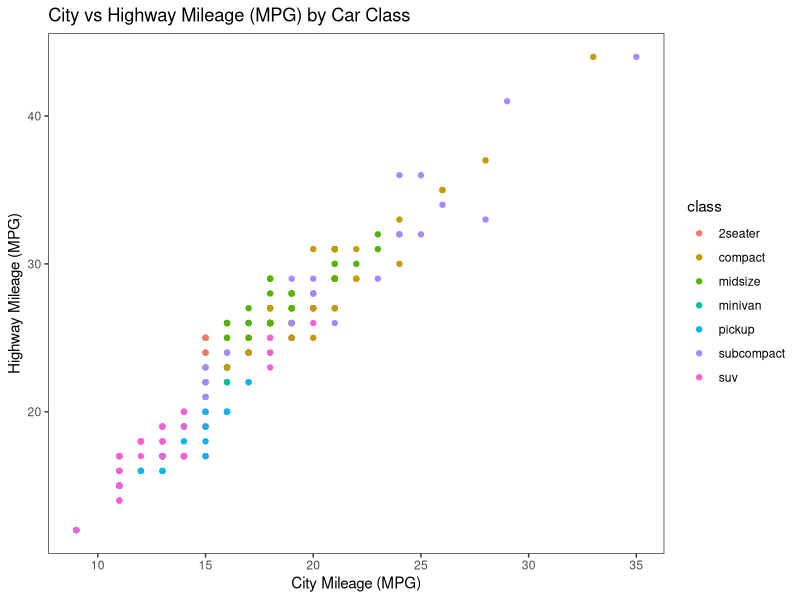
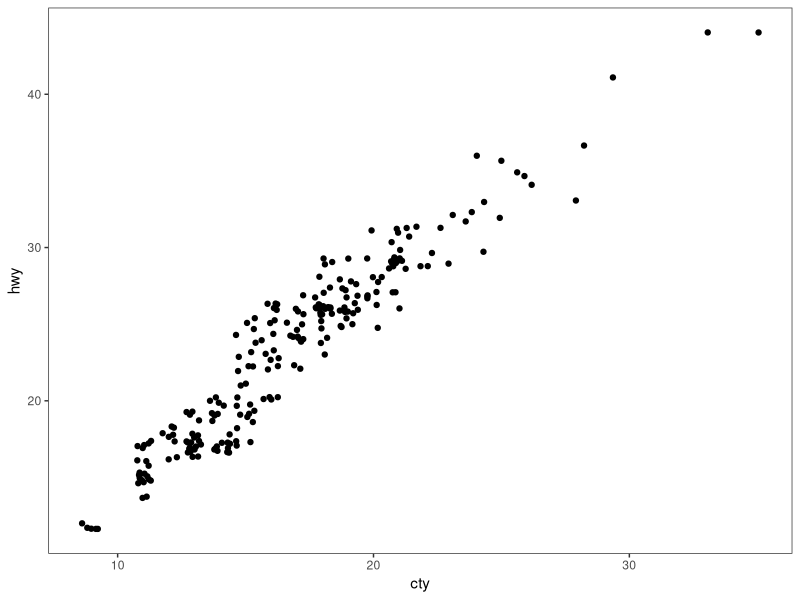
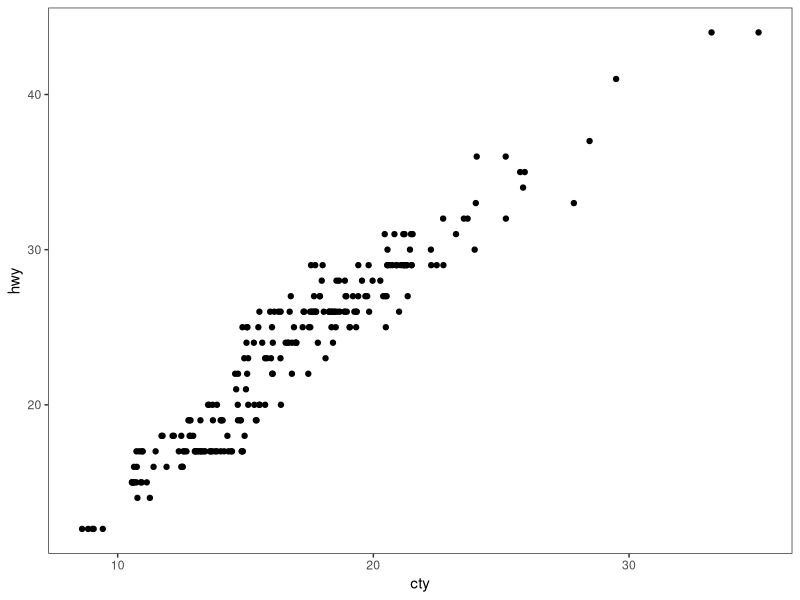
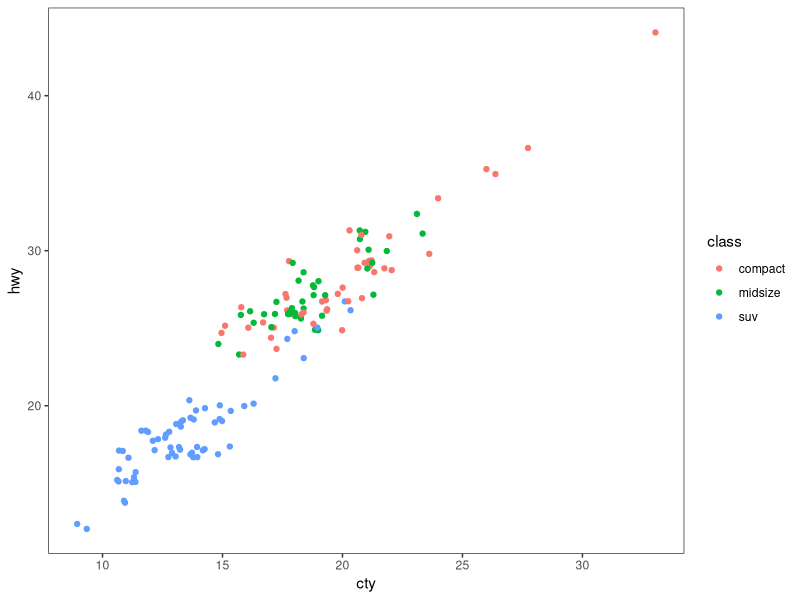
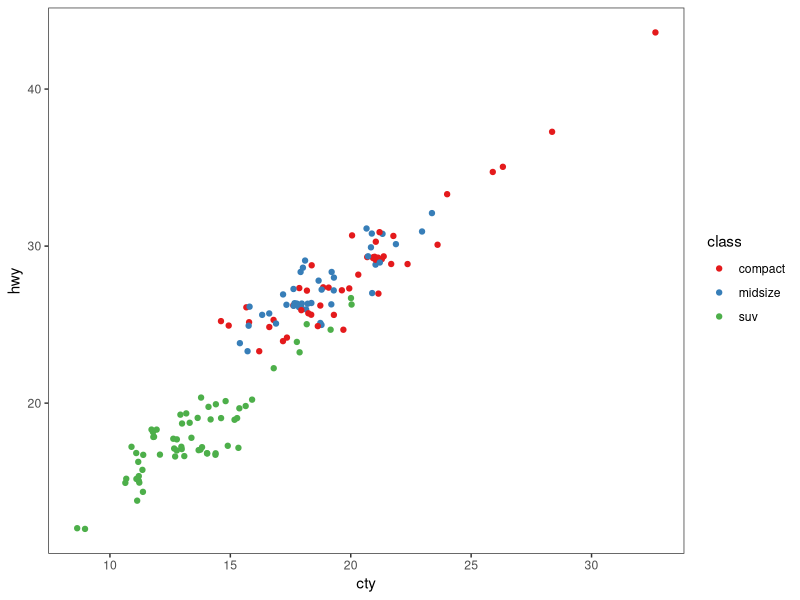
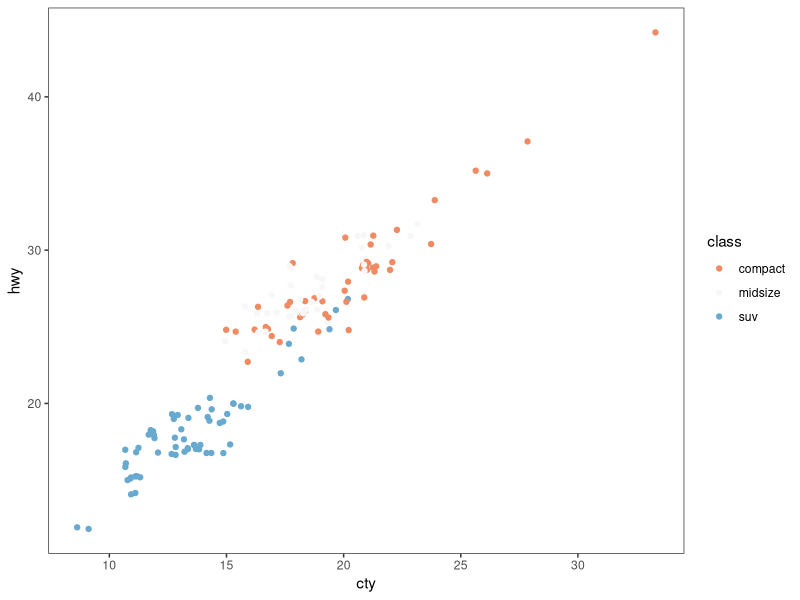
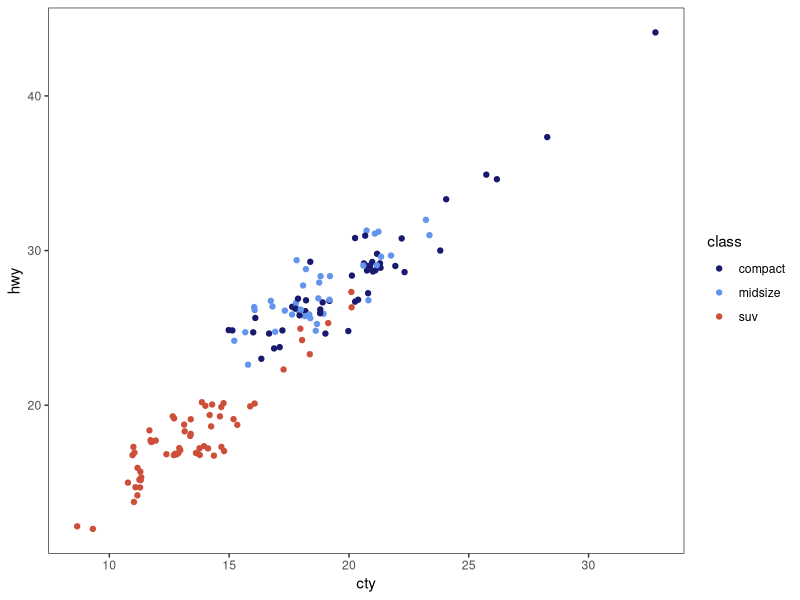
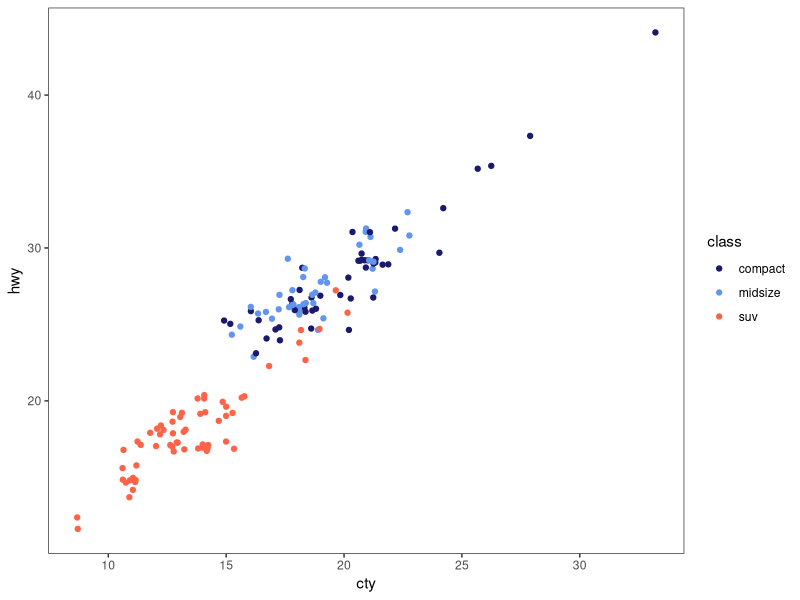

The R source for these figures, in order:
# ---------------------------------------------------------- #
#### MODULE 3: Plot even more data!                       ####               
# ---------------------------------------------------------- #

## OBJECTIVE:
# 1. To develop a "grammar of graphics".
# 2. To become comfortable using ggplot2 for exploratory data visualization.


# ---------------------------------------------------------- #
#### SET UP:                                              ####
# ---------------------------------------------------------- #
# REMINDER: In RStudio, open the Rproject for our course (UNCG_DataWrangling), 
# pull any changes from GitHub, and navigate to the branch you created for 
# yourself (just a single branch for the whole semester) in RStudio's Git tab.
# Open this week's assignment in this new branch to complete and submit on GitHub.
# Ideally, you'll commit your answers a bit at a time as you work through
# this assignment, rather than committing all at once at the end.

# Reminder of some helpful resources for graphing in R:
# ggplot Cookbook: http://www.cookbook-r.com/Graphs/
# Official ggplot2 Book: https://ggplot2-book.org/
# Themes in ggplot2: https://ggplot2-book.org/polishing.html#themes

# In ggplot2, aesthetic means “something you can see”. Each aesthetic is a
# mapping between a visual cue and a variable.
# Examples include:
# position (i.e., on the x and y axes)
# color (“outside” color)
# fill (“inside” color)
# shape (of points)
# line type
# size

# Each type of geometric object (geom) accepts only a subset of all aesthetics.
# Refer to the geom help pages to see what mappings each geom accepts. Aesthetic
# mappings are set with the aes() function.

# TASK: We will be using the ggplot2 package for graphing. Fortunately, ggplot2 
# is nested within the tidyverse package (along with many others).
# Start by writing code to load the tidyverse library.
# HINT: see the end of assignment #1 if you forgot how to load a package.


library(tidyverse)

# TASK: Write code below to set your theme to black and white and both your major
# AND minor gridlines to element_blank for all plots you'll be making today.
# HINT: Check back to last week's assignment section 1.9 for setting themes for
# all plots.

theme_set(theme_bw() + theme(panel.grid.major = element_blank(),
                             panel.grid.minor = element_blank()))

# ---------------------------------------------------------- #
#### 1.0 CORRELATION                                      ####
# ---------------------------------------------------------- #

# We learned how to make correlations last week, but it never hurts to get
# more practice! Let's start by using a data set built into ggplot2.
# The mpg dataset looks at the gas efficiency of different cars. Run the following
# code to load the data:
data(mpg, package = "ggplot2")

# TASK: Create a scatterplot (i.e., a dot plot) to relate city and highway mileage.
# Color the points by the class of car (class column) and label the x and y axis 
# to be more informative (City Mileage (MPG) vs Highway Mileage (MPG)).
# HINT: Refer back to last week's assignment or the ggplot help resources if you 
# forget how to make a scatterplot.

ggplot(mpg, aes(x = cty, y = hwy, color = class)) + 
  geom_point() +
  labs(x = "City Mileage (MPG)", y = "Highway Mileage (MPG)", title = "City vs Highway Mileage (MPG) by Car Class")

# Looks alright, but the graph may be hiding some information...
# QUESTION: How many data points are in the mpg dataframe?
##ANSWER: There are 234 data points in the mog dataframe.

# QUESTION: Approximately how many dots are in the graph you just made? How does
# that compare to the number of observations in the dataframe?
##ANSWER: There are 78 dots in the graph, this is less than the 234 observations in the dataset. 

# Try another correlation-focused geom that addresses this problem by running
# the following code:
ggplot(data=mpg, aes(x=cty, y=hwy)) + 
  geom_jitter()


# QUESTION: What happened when you created the plot with geom_jitter?
##ANSWER: It changes to a similar scatterplot, but without graphing cars by class and color and with all of the datapoints included. 

# QUESTION: Run the code to create a plot using geom_jitter a second time. Then run it
# again and again. What happens each time? Why is this happening?
##ANSWER: Each time i run the code, the datapoints shift slightly. This is because geom_jitter shifts individual points slightly so that all individual points are visible even those that have the same value. 

# TASK: The default in geom_jitter is to jitter (or slightly move) the points away
# from each other in both the x and y directions. Check the help file for geom_jitter
# and write code below to make a graph where you jitter points in only the x-dimension
# by 0.5.

ggplot(data=mpg, aes(x=cty, y=hwy)) + 
  geom_jitter(width = 0.5, height = 0)


# ---------------------------------------------------------- #
#### 1.1 DETOUR! COLORS, COLORS, COLORS                   ####
# ---------------------------------------------------------- #

# Our world is so colorful, and our graphs can be too! But we want to be mindful
# of our color choices to not only be beautiful, but also informative and accessible.

# TASK: Create a new dataframe that filters our mpg data down to only information
# for car classes compact, midsize, and suv using an %in% statement. Name your 
# new dataframe mpgSubset.
# HINT: Refer back to the Transform assignment if you want help with %in% (or 
# try googling!)

mpgSubset <- mpg %>% filter(class %in% c("compact", "midsize", "suv"))

# ggplot has lots of nice (and some not so nice) built-in color palettes that we 
# can use to fill our bars with color. Try running the following code:
ggplot(data=mpgSubset, aes(x=cty, y=hwy, color=class)) +
  geom_jitter()

# The code above supplies us with ggplot's default color palette, which I find not
# so pleasing. Let's try to change this!

# We can add a statement specifying the scale of colors we would prefer. One way
# to do this is to use other pre-set palettes from ggplot. Run the code below to 
# ask ggplot to use the color brewer's palette called Set 1.
ggplot(data=mpgSubset, aes(x=cty, y=hwy, color=class)) +
  geom_jitter() +
  scale_color_brewer(palette="Set1")

# Alternatively, we could use the "RdBu" palette:
ggplot(data=mpgSubset, aes(x=cty, y=hwy, color=class)) +
  geom_jitter() +
  scale_color_brewer(palette="RdBu")

# QUESTION: Investigate the color brewer's range of palettes at this website: 
# https://r-graph-gallery.com/38-rcolorbrewers-palettes.html
# What do you notice about the colors chosen from each of the palettes that we
# used above? (i.e., does it use the first three colors in the palette? The last
# three? Some other combination?)
##ANSWER: For the "Set1" color palette, it uses the first 3 colors. For the "RdBu" color palette, it uses a combination of colors in the "middle" of the palette, one on the red side (light orange), one white, and one on the blue side (light blue).

# We could also pick out EXACTLY which colors we want for our figure. 
# There are 4 main ways to specify colors in R:
### by name
### by number
### by Hex code
### with the rgb() function

# By Name: R allows you to call more than 600 colors by name! Run the following
# code to see a list:
colors()

# We can put in the colors we chose for each variable by adding the 
# scale_color_manual() function to our plot. Try it out by running the following
# code:
ggplot(data=mpgSubset, aes(x=cty, y=hwy, color=class)) +
  geom_jitter() +
  scale_color_manual(values=c('midnightblue', 'cornflowerblue', 'tomato3'))


# You can also chose colors by number, which are assigned in R.

# TASK: Copy and paste the code to make our scatterplot and replace the color names
# with three numbers of your choice (between 1 and 657). How does your new figure look?
# HINT: remember to remove the quotation marks when calling numbers.


# QUESTION: How do you think you could figure out which color name belongs to
# each color number?
# HINT: Try creating a dataframe from color() by passing it into the
# as.data.frame() function.


# You can also chose colors by Hex code. A Hex color code is a 6-symbol code made
# of up to three 2-symbol elements (6 symbols in length all together). Each of 
# the 2-symbol elements represents a color value in the Red-Green-Blue (RGB) color
# scale from 0 to 255. Hex codes are written with a # in front of them. Let's try
# out calling our colors using hex code.
ggplot(data=mpgSubset, aes(x=cty, y=hwy, color=class)) +
  geom_jitter() +
  scale_color_manual(values=c('#191970', '#6495ED', '#FF6347'))

# There are two great things about hex codes. First, you can call ANY color you 
# want with a hex code. That is, you're not limited to the 657 colors that are
# in ggplot. By specifying the color by hex code, you can pick literally anything!

# TASK: Google the search term "color picker". This should bring up google's color
# picker (in addition to a billion other color picking websites). Use this color
# picker to generate the hex codes for three new colors of your choice. Then copy
# and paste the above code, replacing the hex codes with your color choices.
ggplot(data=mpgSubset, aes(x=cty, y=hwy, color=class)) +
  geom_jitter() +
  scale_color_manual(values=c('#f274ab', '#c4a2f5', '#a2c0f5'))

# The second great thing about hex codes is that you can control the transparency
# of your colors. Transparency is set in a hex code by adding two extra symbols
# to the end, which together make up the "alpha" element. Adding 00 to the end 
# of your hex code will make your color completely transparent, while adding FF 
# to the end will make it completely opaque. Any number/letters in-between will 
# result in partial transparency. You can find a complete list of transparencies
# between 0-100% here: https://gist.github.com/lopspower/03fb1cc0ac9f32ef38f4

# TASK: Try out transparency by copying and pasting your graph code below and
# adding the alpha element to the end of each of your hex codes to make your
# first color 0% transparent, your second color 50% transparent, and your third
# color 100% transparent.

ggplot(data=mpgSubset, aes(x=cty, y=hwy, color=class)) +
  geom_jitter() +
  scale_color_manual(values=c('#f274abFF', '#c4a2f580', '#a2c0f500'))

# QUESTION: What happened to the point that you set to 100% transparent?
##ANSWER: The points are not visible on the graph. 

# Finally, we can set our colors using the rgb() function. This operates very
# similarly to the hex code, where you can pick exactly the color and transparency
# you want. Try it out by running the following code:
ggplot(data=mpgSubset, aes(x=cty, y=hwy, color=class)) +
  geom_jitter() +
  scale_color_manual(values=c(rgb(.10, .10, .44, 1), rgb(.39, .58, .93, 1), rgb(1.0, .39, .28, 1)))

# TASK: Modify the above code to make all of your points 50% transparent.

ggplot(data=mpgSubset, aes(x=cty, y=hwy, color=class)) +
  geom_jitter() +
  scale_color_manual(values=c(rgb(.10, .10, .44, 0.5), rgb(.39, .58, .93, 0.5), rgb(1.0, .39, .28, 0.5)))

# There are so many inventive and artistic people in the world who have expanded
# the offerings for colors in ggplot. Check out some notable ones listed below
# when choosing colors for this assignment.
### Color-blind friendly palettes: https://github.com/JLSteenwyk/ggpubfigs
### Color palettes from vintage National Parks posters: https://github.com/katiejolly/nationalparkcolors
### Color palettes based on Wes Anderson movies: https://github.com/karthik/wesanderson
### Color palettes from famous Dutch paintings: https://github.com/EdwinTh/dutchmasters


# ---------------------------------------------------------- #
#### 1.2 DETOUR! LEGENDS                                  ####
# ---------------------------------------------------------- #

# When you specify colors in your ggplot code, R throws in a bonus legend for free!
# However, this legend is often not as clear or visually appealing as we might 
# prefer. But as with all geometric objects in ggplot, legends can be easily altered.

# Run the following code to create a scatter plot. Feel free to modify the colors
# as you prefer!
ggplot(data=mpgSubset, aes(x=cty, y=hwy, color=class)) +
  geom_jitter() +
  scale_color_manual(values=c('#f274ab', '#73faff', '#ffd663'))

# QUESTION: Where did ggplot get the legend title and values from?
##ANSWER: It got it from the names of the columns used for the aesthetic values. 

# We could change the title and values in our legend by altering the dataframe
# we are passing into ggplot. But that seems a bit drastic. Instead, we can 
# lean on the same code that specifies our color picks to alter the legend text.
# Try it out by running the following code:
ggplot(data=mpgSubset, aes(x=cty, y=hwy, color=class)) + 
  # Creates a plot from the mpgSubset dataset and assigns cit and hwy to 
  # the x and y values and class to color.
  geom_jitter() + 
  # Creates a scatterplot with the jitter function that adds variation to the
  # points, preventing overlap. 
  scale_color_manual(values=c('#FCBA03', '#380754', '#496916'),
                     # Assigns tolors to the classes of cars in the dataset. 
                     name='Class of Car', 
                     # Names the plot legend for class.
                     breaks=c('suv', 'midsize', 'compact'), 
                     # Picks the data values from the class column and
                     # determines their display order.
                     labels=c('SUV', 'Midsize', 'Compact'))
                    # Assigns labels to the classes in the legend. 
                    

# TASK: Label each line of the code above with what it is doing.
# HINT: Check the scale_color_manual help file or ggplot Cookbook for more info.


# IMPORTANT: It is important to pay attention to the order you provide ggplot with 
# your color choices and legend labels! Try running the following code:
ggplot(data=mpgSubset, aes(x=cty, y=hwy, color=class)) + 
  geom_jitter() + 
  scale_color_manual(values=c('#FCBA03', '#380754', '#496916'), 
                     name='Class of Car', 
                     breaks=c('suv', 'midsize', 'compact'), 
                     labels=c('Compact', 'SUV', 'Midsize')) 


# QUESTION: What is wrong with the code above? Why is it so important to be
# careful with the order you pass information into ggplot?
##ANSWER: The code above has a different order for the classes and their respective labels (ie. suv = Compact, midsoze = SUV, compact = Midsize in the legend). It's important to check the order of your code to make sure that it is labelled correctly.

# While changing the legend text and factor order takes place in the scale_color_manual
# step, moving the legend around on the graph page is part of the graph theme. We
# can try this out using the code below:
ggplot(data=mpgSubset, aes(x=cty, y=hwy, color=class)) + 
  geom_jitter() + 
  theme(legend.position='top')


# TASK: Modify the code above to have the legend display along the bottom of
# the figure.
ggplot(data=mpgSubset, aes(x=cty, y=hwy, color=class)) + 
  geom_jitter() + 
  theme(legend.position='bottom')

# We can also have the legend located within the area of the graph itself! We can 
# do this by specifying the coordinates for where the legend should go within the
# graph axes. First we set the legend position and then we set the anchoring 
# position by justifying the legend.
### bottom left: 0,0
### bottom right: 1,0
### top left: 0,1
### top right: 1,1

# Try it out by running the following code:
ggplot(data=mpgSubset, aes(x=cty, y=hwy, color=class)) + 
  geom_jitter() + 
  theme(legend.position=c(1,0), legend.justification=c(1,0))

# QUESTION: What happens if you don't include the code for legend justification
# above?
ggplot(data=mpgSubset, aes(x=cty, y=hwy, color=class)) + 
  geom_jitter()

##ANSWER: The legend appears on the right side of the graph, making the graph narrow and more difficult to interpret. 

# TASK: Copy and paste the code from above. Modify it to place the legend in the
# upper left part of the graph.

ggplot(data=mpgSubset, aes(x=cty, y=hwy, color=class)) + 
  geom_jitter() + 
  theme(legend.position=c(0,1), legend.justification=c(0,1))

# Finally, we might want to remove the legend altogether! We would do so by
# modifying the theme as well. 

# TASK: Check the ggplot cookbook to find the legends section. Read what it says 
# about removing the legend. Then copy and paste the graph code from above. Modify
# the code to remove the legend.

ggplot(data=mpgSubset, aes(x=cty, y=hwy, color=class)) + 
  geom_jitter() + 
  theme(legend.position = "none")


# ---------------------------------------------------------- #
#### 2.0 DEVIATION                                        ####
# ---------------------------------------------------------- #

# Used to compare variation in values between small number of items (or categories) 
# with respect to a fixed reference.

# Whether the graphical type is a deviation graph or a composition graph (or a 
# ranking graph) may depend on the underlying data structure.

# We used geom_bar() last week with factor data to create a bar graph. But
# geom_bar() is a bit tricky because it can make EITHER a bar graph or a histogram
# depending on the data you give it. The default of geom_bar() is to set stat to 
# count so if you give it just a continuous x value, it will make a histogram. Try
# it with the following code:
ggplot(data=mpg, aes(x=hwy)) + 
  geom_bar()

# In order to have the geom create bars and not a histogram, you must:
# 1) Set stat = identity
# 2) Provide both an x and a y inside the aes(), where x is either a character 
# or factor and y is numeric.

# TASK: Create a dataframe of summary statistics for the mpg data, calculating the
# mean, standard deviation, and standard error for highway mpg grouping by class.
# Name the resulting dataframe highwayMPG and your new variables hwy_mean, hwy_sd,
# and hwy_se.
# HINT: Look back at the Transform assignment if you forget how to summarize the
# data. Also recall, standard error = 1.96*standard deviation.

highwayMPG <- mpg %>% group_by(class) %>% 
  summarize(hwy_mean = mean(hwy), hwy_sd = sd(hwy), hwy_se = 1.96 * hwy_sd) %>% ungroup()

# TASK: Create a bar graph showing the average highway MPG on the y-axis and 
# car class on the x-axis. Fill the bars by class. Add in error bar caps that are 20%
# the width pf the bars.
# HINT: Don't forget to change stat from the default in your geom_bar() statement!

ggplot(highwayMPG, aes(x = class, y = hwy_mean, fill = class)) +
         geom_col() +
         geom_errorbar(aes(ymin = hwy_mean - hwy_se,
                           ymax = hwy_mean + hwy_se), width = 0.2) 

# ---------------------------------------------------------- #
#### 2.1 DETOUR! COLORS AND LEGENDS, AGAIN                ####
# ---------------------------------------------------------- #

# Recall that some geometric elements require fills instead of (or sometimes in
# addition to) colors.

# TASK: Create a bar graph with the mpg summary stats with the following parameters:
# (1) Black bar outline
# (2) Bars filled with the color brewer palette "Dark2" using the scale_fill_manual
#     statement
# (3) No legend
# (4) Informative x- and y-axis labels. 
# HINT: Carefully consider whether your color and/or fill should go within an aes() 
# statement, the scale_fill_manual or scale_color_manual statements, or neither.
# If in doubt, try a bunch of ways until it looks how we want it. And consult 
# your helpful ggplot resources on the web.

ggplot(highwayMPG, aes(x = class, y = hwy_mean, fill = class)) +
  geom_col(color = "black") + 
  scale_fill_brewer(palette="Dark2") +
  theme(legend.position = "none") +
  labs(x = "Car Class", y = "Average Highway MPG")

# ---------------------------------------------------------- #
#### 2.2 DETOUR! AXIS MODIFICATIONS                       ####
# ---------------------------------------------------------- #

# Run the following code, feeling free to modify colors as you prefer:
ggplot(data=highwayMPG, aes(x=class, y=hwy_mean, fill=class)) +
  geom_bar(stat='identity') 

# QUESTION: Where is ggplot getting the x-axis tick labels from?
##ANSWER: It is getting the x axis labels from the class column.

# Often our tick labels are not the best. We can modify them to be more informative
# or visually appealing by directly modifying the dataframe, but again this feels
# a bit extreme. Instead, we can directly modify the scale of the axis. For axes
# that deal with categories, we are setting the discrete scale. Try it out by
# running the following code:
ggplot(data=highwayMPG, aes(x=class, y=hwy_mean, fill=class)) +
  geom_bar(stat='identity') +
  scale_x_discrete(labels=c('sport', 'compact', 'midsize', 'minivan', 'pickup', 'subcompact', 'SUV'))

# We can also change the scale of the continuous axes, including how large they are
# and where the tick marks fall as follows:
ggplot(data=highwayMPG, aes(x=class, y=hwy_mean, fill=class)) +
  geom_bar(stat='identity') +
  scale_y_continuous(breaks=seq(0, 50, 10)) +
  coord_cartesian(ylim=c(0,50))

# QUESTION: Try running the code above without the coord_cartesian() statement. 
# What is surprising about the resulting graph? Based on this result, what do you
# think the coord_cartesian() statement does?
ggplot(data=highwayMPG, aes(x=class, y=hwy_mean, fill=class)) +
  geom_bar(stat='identity') +
  scale_y_continuous(breaks=seq(0, 50, 10)) 

##ANSWER: I think coord_cartesian() sets the visual range of the plot.

# We can also add a statement into the scale discrete or continuous statements
# to name our axes, rather than putting in a whole separate step of xlab() or ylab().
# Try it out with the following code:
ggplot(data=highwayMPG, aes(x=class, y=hwy_mean, fill=class)) +
  geom_bar(stat='identity') +
  scale_x_discrete(name='Class of Car') +
  scale_y_continuous(name='Mean Highway MPG')


# Finally, we can flip our axes easily in ggplot as follows:
ggplot(data=highwayMPG, aes(x=class, y=hwy_mean, fill=class)) +
  geom_bar(stat='identity') +
  coord_flip()


# TASK: Let's put it all together. Make a graph of the mpg summary stats with the
# following specifications:
# (1) color by class of car using a color scheme of your choice (not the default)
# (2) plot the class of car on the x-axis and the highway MPG on the y axis
# (3) include better names for the x- and y-axis titles
# (4) include better names for the car classes
# (5) set the scale of the highway mpg to run from 0 to 30 with breaks every 5 
# (6) flip your axes
# (7) remove the legend

ggplot(highwayMPG, aes(x = class, y = hwy_mean, fill = class)) +
  geom_bar(stat = 'identity') +
  scale_fill_brewer(palette = "Set3") +
  labs(x = "Car Class", y = "Average Highway MPG") +
  scale_x_discrete(labels=c('Sport', 'Compact', 'Midsize', 'Minivan', 'Pickup', 'Subcompact', 'SUV')) +
  scale_y_continuous(limits = c(0, 30), breaks = seq(0, 30, 5)) +
  coord_flip() +
  theme(legend.position = "none")


# ---------------------------------------------------------- #
#### 3.0 RANKING                                          ####
# ---------------------------------------------------------- #
# Used to compare the position or performance of multiple items with respect to 
# each other. Actual values matters somewhat less than the ranking.

# TASK: Create a dataframe of summary statistics for the mpg data, calculating the
# mean, standard deviation, and standard error for CITY mpg grouping by class.
# Name the resulting dataframe cityMPG and your new variables city_mean, city_sd,
# and city_se.
# HINT: Look back at the Transform assignment if you forget how to summarize the
# data. Also, standard error = 1.96*standard deviation.

cityMPG <- mpg %>% group_by(class) %>% 
  summarize(city_mean = mean(cty), city_sd = sd(cty), city_se = 1.96 * sd(cty)) %>% ungroup()
  
# Now we want to plot our data in order from smallest to largest city MPG to get
# a ranking. To do so, we need to use the reorder() function to rearrange the data
# going into our x-axis.
ggplot(cityMPG, aes(x=reorder(class, city_mean), y=city_mean)) + 
  geom_bar(stat="identity")

# TASK: Recreate the above ranking figure to include the following:
# (1) class of car on the x-axis with informative axis and tick labels
# (2) MPG ordered from highest to lowest (hint: try google if you're unsure)
# (3) bars with dary grey outlines and filled by class with your favorite color scheme
# (4) error bars with end caps 30% the width of the bars
# (5) y-axis from 0 to 30 with tick marks every 5
# (6) no legend.

ggplot(cityMPG, aes(x=reorder(class, -city_mean), y=city_mean, fill = class)) + 
  scale_y_continuous(limits = c(0, 30), breaks = seq(0, 30, 5)) +
  scale_x_discrete(labels=c('Subcompact', 'Compact', 'Midsize', 'Minivan', 'Sport', 'SUV', 'Pickup')) +
  geom_col(color = "darkgrey") +
  scale_fill_brewer(palette = "Set3") +
  geom_errorbar(aes(ymin = city_mean - city_se, ymax = city_mean + city_se), width = 0.3) +
  theme(legend.position = "none") +
  labs(x = "Car Class", y = "Average City MPG")

# ---------------------------------------------------------- #
#### 4.0 DISTRIBUTION                                     ####
# ---------------------------------------------------------- #
# When you have lots and lots of data points and want to study where and how the
# data points are distributed.

# Histograms can be accomplished with either geom_bar() or geom_histogram()
ggplot(mpg, aes(hwy)) + 
  geom_histogram()

# TASK: Recreate the graph above, but using geom_bar() instead


# TASK: Try making a histogram with the categorical variable 'manufacturer'.
# What error message do you get?


# QUESTION: What happens when you follow the advice of the error message and 
# make stat='count'?
ggplot(mpg, aes(manufacturer)) + 
  geom_histogram(stat="count")


# TASK: Make a boxplot comparing the distribution of cty (city mileage) for
# each class of car.
# HINT: Look back to last week if you forget how to make a boxplot.


# We can also make a different type of distribution, a violin plot using the 
# geom_violin statement as follows:
ggplot(mpg, aes(x=class, y=cty)) + 
  geom_violin()

# QUESTION: What does a violin plot show? Check google if you're unsure.


# ---------------------------------------------------------- #
#### 5.0 COMPOSITION                                      ####
# ---------------------------------------------------------- #
# Bar charts and pie charts are classic ways of showing composition of a dataset.

# TASK: Let's get some data for this task by determining the number of cars from 
# each car manufacturer in our mpg dataframe. We can do this as follows:
manufacturerFreq <- mpg %>% 
  group_by(manufacturer) %>% 
  summarize(frequency=length(manufacturer)) %>% 
  ungroup()

# TASK: Make a bar graph of the number of cars (frequency) by manufacturer using
# the dataframe we created above.


# We can switch the bar chart you created above into a pie chart simply by changing
# the coordinate system through a series of steps as follows:

ggplot(manufacturerFreq, aes(x=manufacturer, y=frequency)) +
  geom_bar(stat="identity") +
  coord_polar()

ggplot(manufacturerFreq, aes(x=manufacturer, y=frequency, fill=manufacturer)) +
  geom_bar(stat="identity") +
  coord_polar()

ggplot(manufacturerFreq, aes(x="", y=frequency, fill=manufacturer)) +
  geom_bar(stat="identity", width=1) +
  coord_polar()

ggplot(manufacturerFreq, aes(x="", y=frequency, fill=manufacturer)) +
  geom_bar(stat="identity", width=1) +
  coord_polar(theta="y")

ggplot(manufacturerFreq, aes(x="", y=frequency, fill=manufacturer)) +
  geom_bar(stat="identity", width=1) +
  coord_polar(theta="y", start=0) +
  theme_void() +
  theme(legend.title = element_text(size = 12.5), 
        legend.text  = element_text(size = 8.5),
        legend.key.size = unit(.75, "lines"))

# TASK: Annotate the code below to describe what each line does:
ggplot(manufacturerFreq, aes(x="", y=frequency, fill=manufacturer)) +
  geom_bar(stat="identity", width=1) +
  coord_polar(theta="y", start=0) +
  theme_void() +
  theme(legend.title = element_text(size = 12.5), 
        legend.text  = element_text(size = 8.5),
        legend.key.size = unit(.75, "lines"))


# ---------------------------------------------------------- #
#### 6.0 CHANGE                                           ####
# ---------------------------------------------------------- #

# Time series are often best visualized with line graphs. Let's try this out
# with some new data:
data("economics")

# TASK: Use the economics dataset to plot the number of people who are unemployed
# over time (unemploy vs date). Make a scatterplot, then connect the points with 
# lines using geom_line().
# HINT: use ?economics to get more information about this dataset.




# ---------------------------------------------------------- #
#### GROUPS AND MAPS                                      ####
# ---------------------------------------------------------- #

# Let's save these for group project options, this assignment is really long!









# REMEMBER: Save and push your script when you're done with this assignment!
